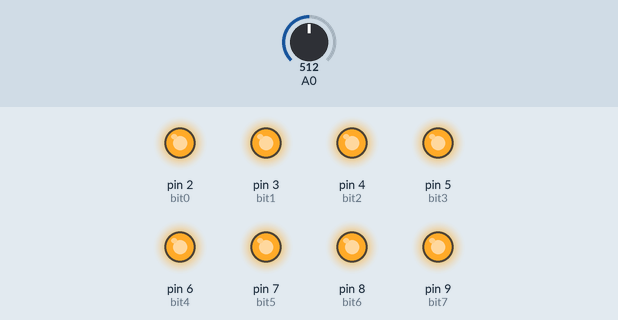
The sketch below on a simulated Arduino Uno, built with avr-gcc and run on an emulated ATmega328P. Parts: output pins drawn as LEDs (lit = HIGH). The test bench sets the inputs (shaded band); at power-on: A0 = 512. What the sketch prints to the serial monitor is not drawn.

Above: at 0.1 s.
Timing chart, 0 to 1.6 s (numbered marks = the images above):
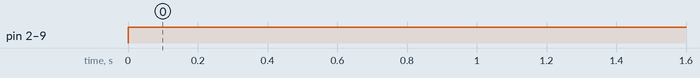

The sketch:

7a.ino
```cpp
int bit0 = 2;
int bit1 = 3;
int bit2 = 4;
int bit3 = 5;
int bit4 = 6;
int bit5 = 7;
int bit6 = 8;
int bit7 = 9;
int output = A0;
void setup() {
pinMode(bit0,OUTPUT);
pinMode(bit1,OUTPUT);
pinMode(bit2,OUTPUT);
pinMode(bit3,OUTPUT);
pinMode(bit4,OUTPUT);
pinMode(bit5,OUTPUT);
pinMode(bit6,OUTPUT);
pinMode(bit7,OUTPUT);
pinMode(A0,INPUT);
Serial.begin(9600);
}
void loop() {
digitalWrite(bit0,HIGH);
digitalWrite(bit1,HIGH);
digitalWrite(bit2,HIGH);
digitalWrite(bit3,HIGH);
digitalWrite(bit4,HIGH);
digitalWrite(bit5,HIGH);
digitalWrite(bit6,HIGH);
digitalWrite(bit7,HIGH);
analogRead(A0);
Serial.println(A0);
delay(1000);
}
```

Measured:
- by itself, pin 2 (bit0), pin 3 (bit1), pin 4 (bit2), pin 5 (bit3), pin 6 (bit4), pin 7 (bit5), pin 8 (bit6), pin 9 (bit7): LOW → HIGH at 0.00 s
